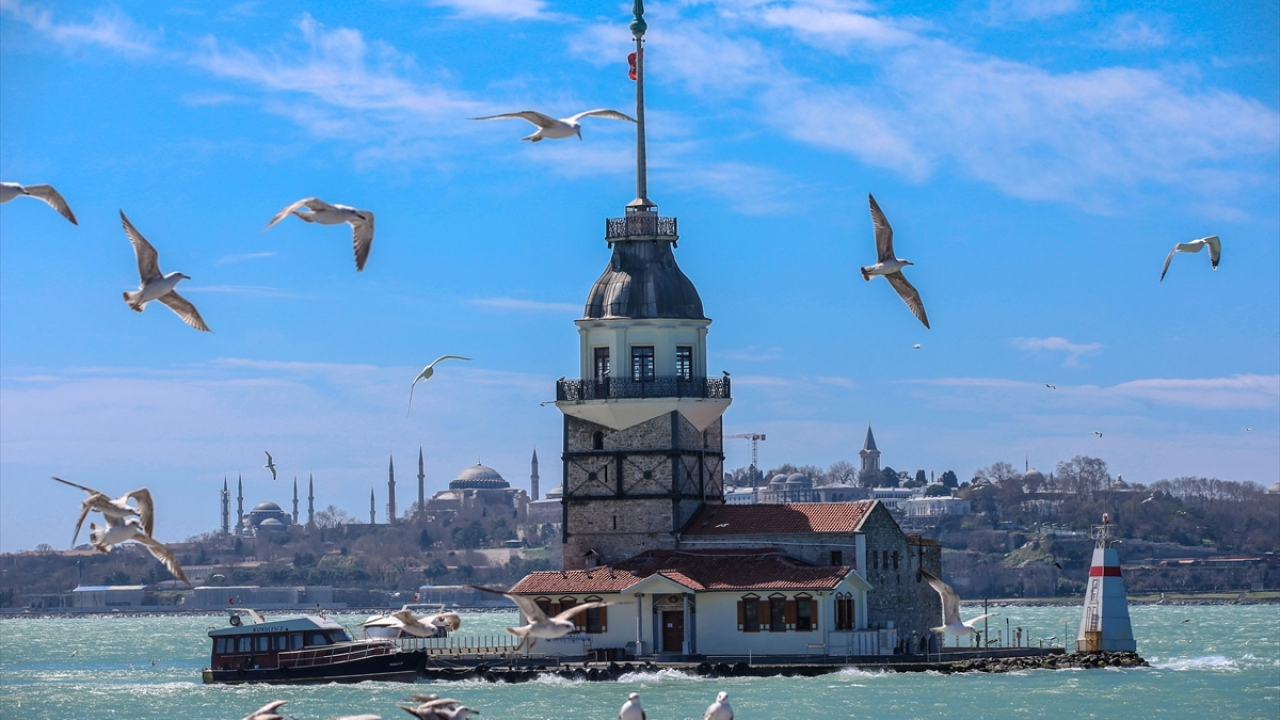
#> input picture kizkulesi.jpg, 1280 x 720 px
$ python 1_resim_islemleri.py
#> lines starting #> are read from the running program, lines starting #| are printed output that depends on the picture
import cv2
img=cv2.imread("kizkulesi.jpg",0)
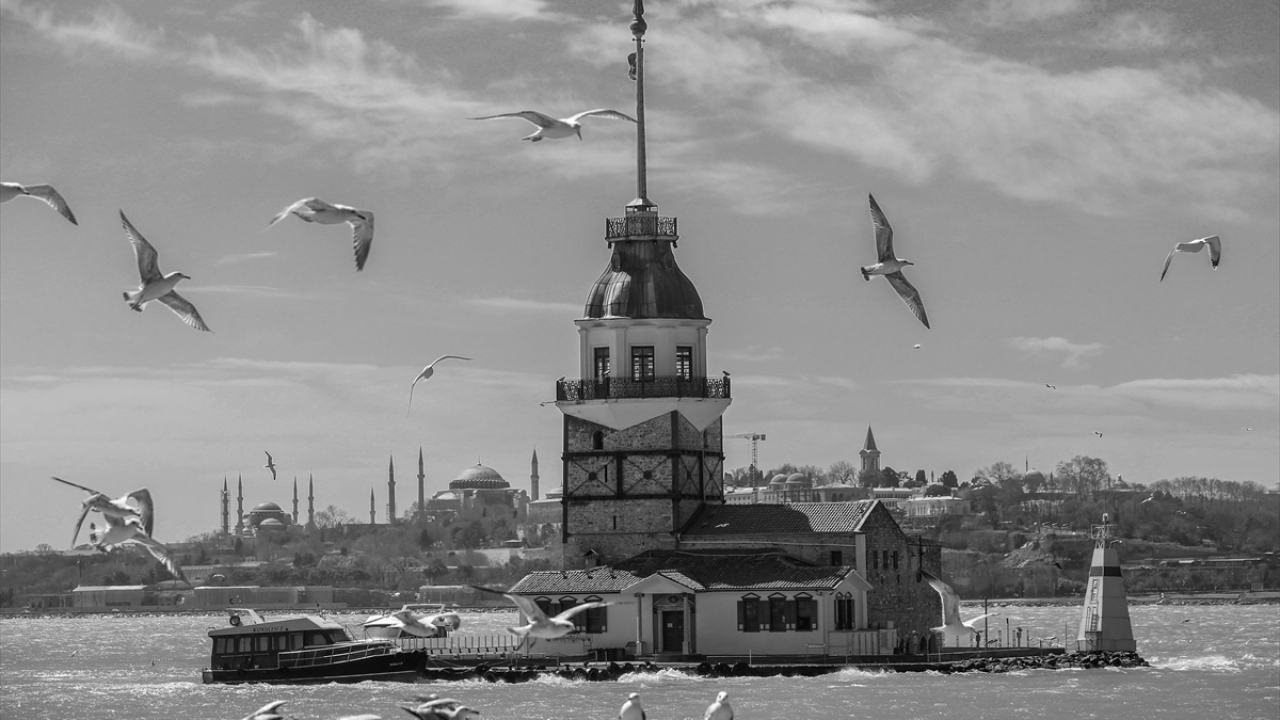
#> img: shape (720, 1280); min 0, max 255, mean 137.4
cv2.namedWindow("image",cv2.WINDOW_NORMAL)
cv2.imshow("image",img)
cv2.imwrite("copy.jpg",img,)
cv2.waitKey(0)
cv2.destroyAllWindows()
